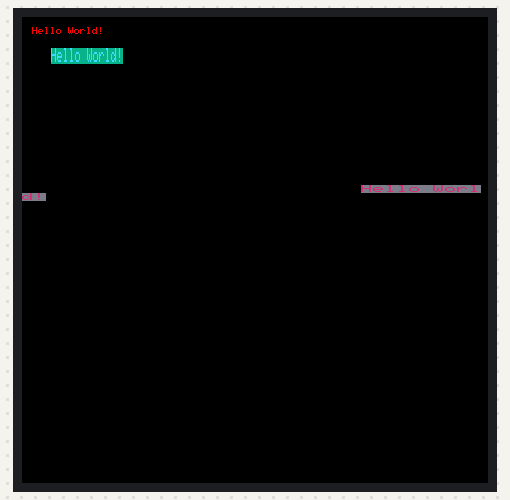
Recording of a sketch running on a simulated ESP32-S3. Shown: 466×466 colour display. Random numbers use the default seed unless the sketch sets one; what the sketch prints to the serial monitor is not drawn.

Above: at 5.64 s.
At 8.33 s:
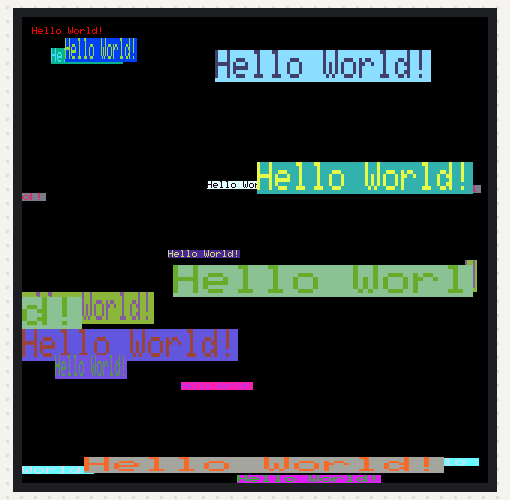
At 11.61 s:
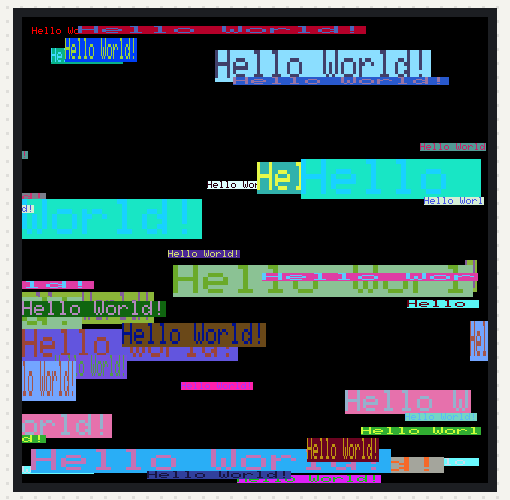
At 17.56 s:
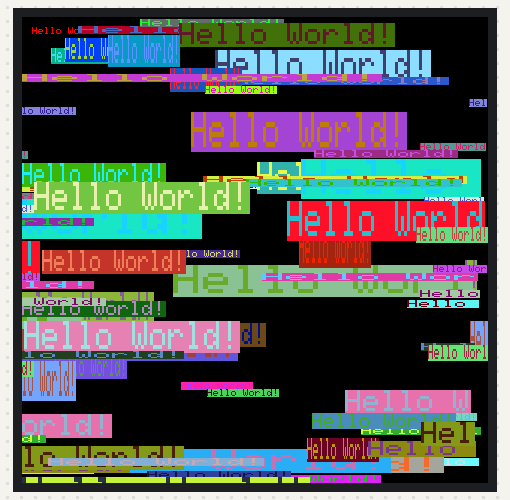
At 29.65 s:
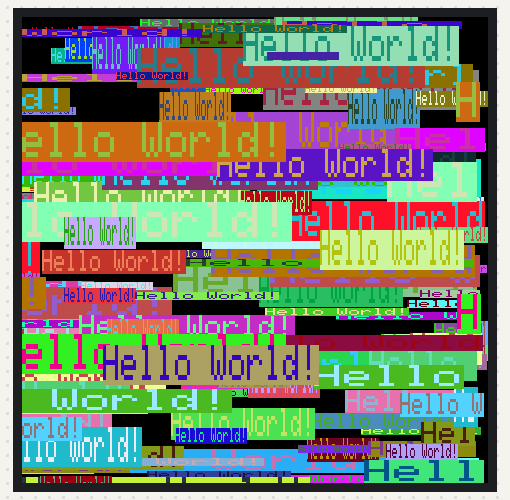
At 39.51 s:
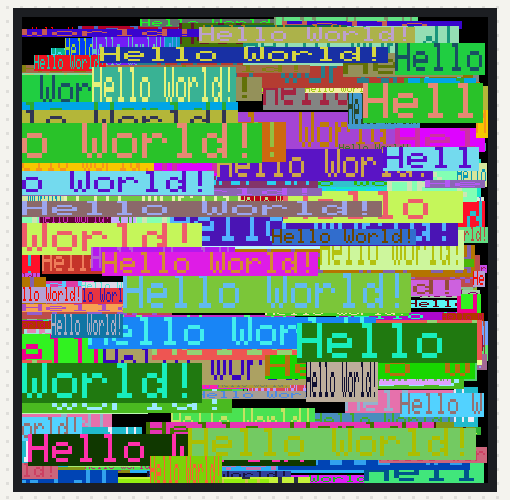

Measured:
- what the display in image 4 shows lasts 0.4 s, from 29.5 s to 29.9 s

The sketch:

01_HelloWorld.ino
```cpp
// Upstream: https://github.com/waveshareteam/ESP32-S3-Touch-AMOLED-1.75C
// examples/Arduino-v3.3.5/examples/01_HelloWorld/01_HelloWorld.ino
//
// PlatformIO note: vendor bundle targets Arduino-ESP32 3.x. For stock PIO
// (core 2.x), GFX Library is taken from the registry at 1.5.0; CO5300 ctor
// needs explicit `ips = false` before width/height (see moononournation/Arduino_GFX v1.5.0).

#include <Arduino.h>
#include <Arduino_GFX_Library.h>
#include <Wire.h>

#include "pin_config.h"

Arduino_DataBus *bus = new Arduino_ESP32QSPI(
    LCD_CS, LCD_SCLK, LCD_SDIO0, LCD_SDIO1, LCD_SDIO2, LCD_SDIO3);

Arduino_CO5300 *gfx = new Arduino_CO5300(
    bus, LCD_RESET, 0, false, LCD_WIDTH, LCD_HEIGHT, 6, 0, 0, 0);

void setup(void) {
  Serial.begin(115200);

  Wire.begin(IIC_SDA, IIC_SCL);

  Serial.println("Arduino_GFX Hello World example");

  if (!gfx->begin()) {
    Serial.println("gfx->begin() failed!");
  }

  gfx->fillScreen(RGB565_BLACK);

  gfx->setBrightness(128);

  gfx->setCursor(10, 10);
  gfx->setTextColor(RGB565_RED);
  gfx->println("Hello World!");

  delay(5000);
}

void loop() {
  gfx->setCursor(random(gfx->width()), random(gfx->height()));
  gfx->setTextColor(random(0xffff), random(0xffff));
  gfx->setTextSize(random(6), random(6), random(2));
  gfx->println("Hello World!");
  Serial.println("loop");
  delay(200);
}
```

pin_config.h
```cpp
#pragma once

#define XPOWERS_CHIP_AXP2101

#define LCD_SDIO0 4
#define LCD_SDIO1 5
#define LCD_SDIO2 6
#define LCD_SDIO3 7
#define LCD_SCLK 38
#define LCD_RESET 2
#define LCD_CS 12
#define LCD_WIDTH 466
#define LCD_HEIGHT 466

#define IIC_SDA 15
#define IIC_SCL 14
#define TP_INT 11
#define TP_RST 2

#define PIN_ES7210_BCLK 9
#define PIN_ES7210_LRCK 45
#define PIN_ES7210_DIN 10
#define PIN_ES7210_MCLK 16
#define PIN_ES8311_DOUT 8

#define PA 46
```
